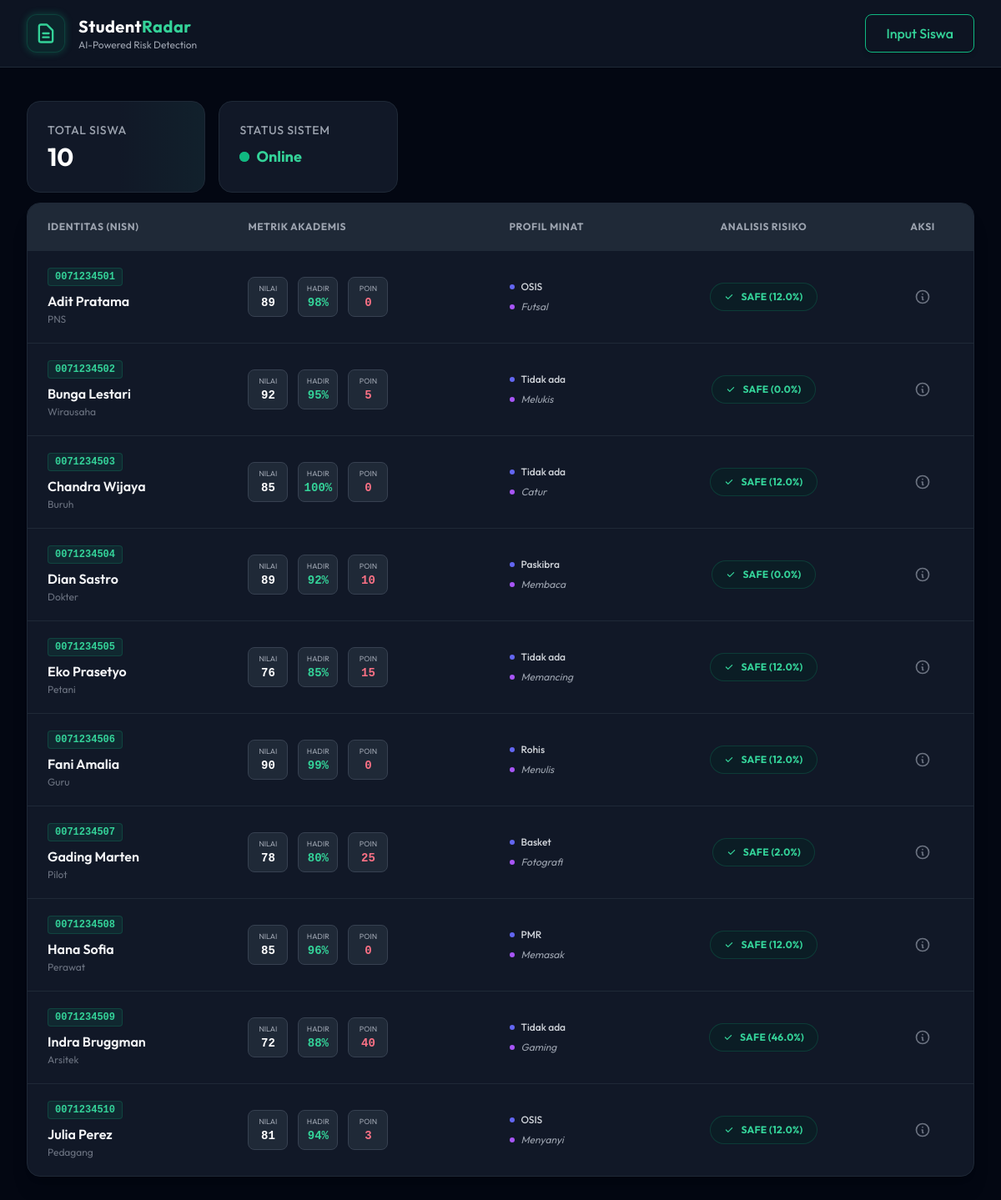
The page / on the database its author committed.
### app/database.py (models this page shows)
class StudentDB(Base):
    __tablename__ = "students"
    id = Column(Integer, primary_key=True, index=True)
    nisn = Column(String, unique=True, index=True)
    nama = Column(String, index=True)
    pekerjaan_ortu = Column(String)
    anak_ke = Column(Integer)
    jml_saudara = Column(Integer)
    uang_saku = Column(Integer)
    organisasi = Column(String)
    hobi = Column(String)
    kehadiran = Column(Integer)
    nilai = Column(Integer)
    pelanggaran = Column(Integer)
    catatan = Column(Text)
    risk_score = Column(Float)

### app/main.py (the view)
@app.get("/", response_class=HTMLResponse)
async def read_root(request: Request, db: Session = Depends(get_db)):
    students = db.query(StudentDB).all()
    return templates.TemplateResponse("dashboard.html", {"request": request, "students": students})

### app/templates/dashboard.html (shortened to what this page needs)
<!DOCTYPE html>
<html lang="id" class="dark">
<head>
    <script src="https://cdn.tailwindcss.com"></script>
</head>
<body class="bg-gray-950 text-gray-200 antialiased selection:bg-emerald-500 selection:text-white" x-data="{ showForm: false, showAnalysis: false, analysisResult: '', loadingAnalysis: false, currentStudent: '', currentId: null }">
    <nav class="bg-gray-900/80 backdrop-blur-md border-b border-gray-800 sticky top-0 z-30">
        <div class="max-w-7xl mx-auto px-4 sm:px-6 lg:px-8">
            <div class="flex justify-between h-20">
                <div class="flex items-center gap-4">
                    <div class="bg-emerald-500/10 border border-emerald-500/20 p-2 rounded-xl neon-shadow">
                        <svg class="w-7 h-7 text-emerald-400" fill="none" stroke="currentColor" viewBox="0 0 24 24"><path stroke-linecap="round" stroke-linejoin="round" stroke-width="2" d="M9 12h6m-6 4h6m2 5H7a2 2 0 01-2-2V5a2 2 0 012-2h5.586a1 1 0 01.707.293l5.414 5.414a1 1 0 01.293.707V19a2 2 0 01-2 2z"></path></svg>
                    </div>
                    <div>
                        <h1 class="text-xl font-bold text-white tracking-wide">Student<span class="text-emerald-400">Radar</span></h1>
                        <p class="text-xs text-gray-400">AI-Powered Risk Detection</p>
                    </div>
                </div>
                <div class="flex items-center">
                    <button @click="showForm = true" class="group relative inline-flex items-center justify-center px-6 py-2.5 overflow-hidden font-medium text-emerald-50 transition duration-300 ease-out border border-emerald-500 rounded-lg shadow-md group">
                        <span class="absolute flex items-center justify-center w-full h-full text-emerald-400 transition-all duration-300 transform group-hover:translate-x-full ease">Input Siswa</span>
                    </button>
                </div>
            </div>
        </div>
    </nav>
    <div class="max-w-7xl mx-auto px-4 sm:px-6 lg:px-8 py-10">
        <div class="grid grid-cols-1 md:grid-cols-5 gap-4 mb-3">
            <div class="bg-gray-900 border border-gray-800 rounded-2xl p-6 relative overflow-hidden group hover:border-emerald-500/50 transition">
                <div class="absolute right-0 top-0 h-full w-1/2 bg-gradient-to-l from-emerald-500/5 to-transparent"></div>
                <p class="text-gray-400 text-sm font-medium uppercase tracking-wider">Total Siswa</p>
                <h3 class="text-3xl font-bold text-white mt-1">{{ students|length }}</h3>
            </div>
            <div class="bg-gray-900 border border-gray-800 rounded-2xl p-6 group hover:border-emerald-500/50 transition">
                <p class="text-gray-400 text-sm font-medium uppercase tracking-wider">Status Sistem</p>
                <div class="flex items-center gap-2 mt-2">
                    <span class="relative flex h-3 w-3">
                      <span class="relative inline-flex rounded-full h-3 w-3 bg-emerald-500"></span>
                    </span>
                    <span class="text-emerald-400 font-bold text-lg">Online</span>
                </div>
            </div>
        </div>
        <div class="bg-gray-900 rounded-2xl shadow-xl border border-gray-800 overflow-hidden">
            <div class="overflow-x-auto">
                <table class="w-full text-left border-collapse">
                    <thead class="bg-gray-850 text-gray-400 uppercase text-xs font-bold tracking-wider border-b border-gray-800">
                        <tr>
                            <th class="px-6 py-5">Identitas (NISN)</th>
                            <th class="px-6 py-5">Metrik Akademis</th>
                            <th class="px-6 py-5">Profil Minat</th>
                            <th class="px-6 py-5 text-center">Analisis Risiko</th>
                            <th class="px-6 py-5 text-center">Aksi</th>
                        </tr>
                    </thead>
                    <tbody class="divide-y divide-gray-800">
                        {% for s in students %}
                        <tr class="hover:bg-gray-800/50 transition duration-150 group">
                            <td class="px-6 py-5">
                                <div class="flex flex-col">
                                    <span class="font-mono text-xs font-bold text-emerald-400 bg-emerald-500/10 border border-emerald-500/20 px-2 py-0.5 rounded w-fit mb-1.5">{{ s.nisn }}</span>
                                    <span class="font-semibold text-gray-100 text-base group-hover:text-emerald-300 transition">{{ s.nama }}</span>
                                    <span class="text-xs text-gray-500 mt-0.5">{{ s.pekerjaan_ortu }}</span>
                                </div>
                            </td>
                            <td class="px-6 py-5">
                                <div class="flex items-center gap-3">
                                    <div class="flex flex-col items-center justify-center w-12 h-12 bg-gray-800 rounded-lg border border-gray-700">
                                        <span class="text-[9px] text-gray-400 uppercase">Nilai</span>
                                        <span class="text-sm font-bold text-white font-mono">{{ s.nilai }}</span>
                                    </div>
                                    <div class="flex flex-col items-center justify-center w-12 h-12 bg-gray-800 rounded-lg border border-gray-700">
                                        <span class="text-[9px] text-gray-400 uppercase">Hadir</span>
                                        <span class="text-sm font-bold text-emerald-400 font-mono">{{ s.kehadiran }}%</span>
                                    </div>
                                    <div class="flex flex-col items-center justify-center w-12 h-12 bg-gray-800 rounded-lg border border-gray-700">
                                        <span class="text-[9px] text-gray-400 uppercase">Poin</span>
                                        <span class="text-sm font-bold text-rose-400 font-mono">{{ s.pelanggaran }}</span>
                                    </div>
                                </div>
                            </td>
                            <td class="px-6 py-5">
                                <div class="space-y-2">
                                    <div class="flex items-center gap-2">
                                        <div class="w-1.5 h-1.5 rounded-full bg-indigo-500"></div>
                                        <span class="text-xs text-gray-300 font-medium">{{ s.organisasi }}</span>
                                    </div>
                                    <div class="flex items-center gap-2">
                                        <div class="w-1.5 h-1.5 rounded-full bg-purple-500"></div>
                                        <span class="text-xs text-gray-400 italic">{{ s.hobi }}</span>
                                    </div>
                                </div>
                            </td>
                            <td class="px-6 py-5 text-center">
                                {% if s.risk_score > 50 %}
                                    <button @click="fetchAnalysis({{ s.id }}, '{{ s.nama }}')"
                                        class="neon-shadow-red relative inline-flex items-center gap-2 bg-rose-950/40 hover:bg-rose-900/60 text-rose-400 border border-rose-500/30 px-4 py-2 rounded-full transition cursor-pointer group-hover:scale-105 transform duration-200">
                                        <span class="relative flex h-2 w-2">
                                          <span class="animate-ping absolute inline-flex h-full w-full rounded-full bg-rose-500 opacity-75"></span>
                                          <span class="relative inline-flex rounded-full h-2 w-2 bg-rose-500"></span>
                                        </span>
                                        <span class="text-xs font-bold tracking-wide">HIGH RISK ({{ s.risk_score }}%)</span>
                                    </button>
                                {% else %}
                                    <span class="inline-flex items-center gap-2 bg-emerald-950/30 text-emerald-400 border border-emerald-500/20 px-4 py-2 rounded-full">
                                        <svg class="w-3 h-3" fill="currentColor" viewBox="0 0 20 20"><path fill-rule="evenodd" d="M16.707 5.293a1 1 0 010 1.414l-8 8a1 1 0 01-1.414 0l-4-4a1 1 0 011.414-1.414L8 12.586l7.293-7.293a1 1 0 011.414 0z" clip-rule="evenodd"></path></svg>
                                        <span class="text-xs font-bold tracking-wide">SAFE ({{ s.risk_score }}%)</span>
                                    </span>
                                {% endif %}
                            </td>
                            <td class="px-6 py-5 text-center">
                                <button @click="fetchAnalysis({{ s.id }}, '{{ s.nama }}')" class="text-gray-500 hover:text-emerald-400 transition p-2 rounded-lg hover:bg-gray-800" title="AI Analysis">
                                    <svg class="w-5 h-5" fill="none" stroke="currentColor" viewBox="0 0 24 24"><path stroke-linecap="round" stroke-linejoin="round" stroke-width="2" d="M13 16h-1v-4h-1m1-4h.01M21 12a9 9 0 11-18 0 9 9 0 0118 0z"></path></svg>
                                </button>
                            </td>
                        </tr>
                        {% endfor %}
                    </tbody>
                </table>
            </div>
        </div>
    </div>
</body>
</html>

### app/templates/dashboard.html (style rules this page uses)
body { font-family: 'Outfit', sans-serif; }
.font-mono { font-family: 'JetBrains Mono', monospace; }
.neon-shadow { box-shadow: 0 0 10px rgba(16, 185, 129, 0.3); }

### rows shown on the page
StudentDB: nisn "0071234501", nama "Adit Pratama", pekerjaan_ortu "PNS", nilai "89", kehadiran "98", pelanggaran "0", organisasi "OSIS", hobi "Futsal", risk_score "12.0"
StudentDB: nisn "0071234502", nama "Bunga Lestari", pekerjaan_ortu "Wirausaha", nilai "92", kehadiran "95", pelanggaran "5", organisasi "Tidak ada", hobi "Melukis", risk_score "0.0"
StudentDB: nisn "0071234503", nama "Chandra Wijaya", pekerjaan_ortu "Buruh", nilai "85", kehadiran "100", pelanggaran "0", organisasi "Tidak ada", hobi "Catur", risk_score "12.0"
StudentDB: nisn "0071234504", nama "Dian Sastro", pekerjaan_ortu "Dokter", nilai "89", kehadiran "92", pelanggaran "10", organisasi "Paskibra", hobi "Membaca", risk_score "0.0"
StudentDB: nisn "0071234505", nama "Eko Prasetyo", pekerjaan_ortu "Petani", nilai "76", kehadiran "85", pelanggaran "15", organisasi "Tidak ada", hobi "Memancing", risk_score "12.0"
StudentDB: nisn "0071234506", nama "Fani Amalia", pekerjaan_ortu "Guru", nilai "90", kehadiran "99", pelanggaran "0", organisasi "Rohis", hobi "Menulis", risk_score "12.0"
StudentDB: nisn "0071234507", nama "Gading Marten", pekerjaan_ortu "Pilot", nilai "78", kehadiran "80", pelanggaran "25", organisasi "Basket", hobi "Fotografi", risk_score "2.0"
StudentDB: nisn "0071234508", nama "Hana Sofia", pekerjaan_ortu "Perawat", nilai "85", kehadiran "96", pelanggaran "0", organisasi "PMR", hobi "Memasak", risk_score "12.0"
StudentDB: nisn "0071234509", nama "Indra Bruggman", pekerjaan_ortu "Arsitek", nilai "72", kehadiran "88", pelanggaran "40", organisasi "Tidak ada", hobi "Gaming", risk_score "46.0"
StudentDB: nisn "0071234510", nama "Julia Perez", pekerjaan_ortu "Pedagang", nilai "81", kehadiran "94", pelanggaran "3", organisasi "OSIS", hobi "Menyanyi", risk_score "12.0"

### other values the page prints
{{ students|length }} "10"
